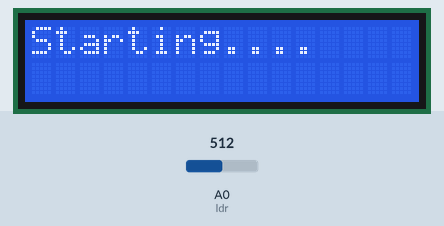
The sketch below on a simulated Arduino Uno, built with avr-gcc and run on an emulated ATmega328P. Parts: 16×2 character LCD. The inputs (shaded band) are chosen by the test bench; at power-on: A0 (ldr) = 512. What the sketch prints to the serial monitor is not drawn.

Above: at 0.1 s.
At 2.2 s:
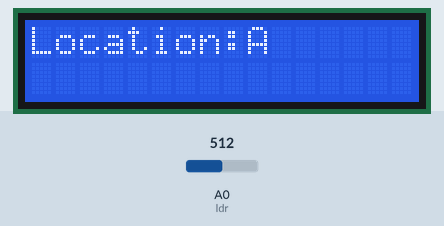

The sketch:

receiving_code.ino
```cpp
#include <LiquidCrystal.h>
int ldr = A0;
int dly = 15;
int cutoff = 300;
int arr[4];
int c = 0;
int lcd_delay = 500;
LiquidCrystal lcd(8, 9, 10, 11, 12, 13);
void setup() {
  // put your setup code here, to run once:
  lcd.begin(16, 2);
  lcd.clear();
  lcd.print("Starting....");
  delay(1000);
  lcd.clear();
  Serial.begin(9600);
  pinMode(ldr, INPUT);
}

void loop() {
  ///
  // put your main code here, to run repeatedly:
  delay(1000);
  for (int i = 0; i < 4; i++) {
    arr[i] = rdldr(analogRead(ldr));
    delay(dly);
    Serial.println(arr[i]);
  }
  int  m = arr[0] + arr[1] + arr[2] + arr[3];
  if (m == 3) {
    Serial.println("3");
    lcd.print("Location:C");
    lcd.setCursor(0, 0);
    //  delay(lcd_delay);
    //  lcd.clear();
  }
  else {
    if (arr[0] != arr[2]) {
      Serial.println("2");
      lcd.print("Location:B");
      lcd.setCursor(0, 0);
      //    delay(lcd_delay);
      //  lcd.clear();
    }
    else if (arr[1] != arr[3]) {
      Serial.println("2");
      lcd.print("Location:C");
      lcd.setCursor(0, 0);
      //        delay(lcd_delay);
      //  lcd.clear();
    }
    else {
      Serial.println("1");
      lcd.print("Location:A");
      lcd.setCursor(0, 0);
      //        delay(lcd_delay);
      //  lcd.clear();
    }
  }
}

int rdldr(int d) {
  if (d < cutoff)
    return 1;
  else
    return 0;
}
```
